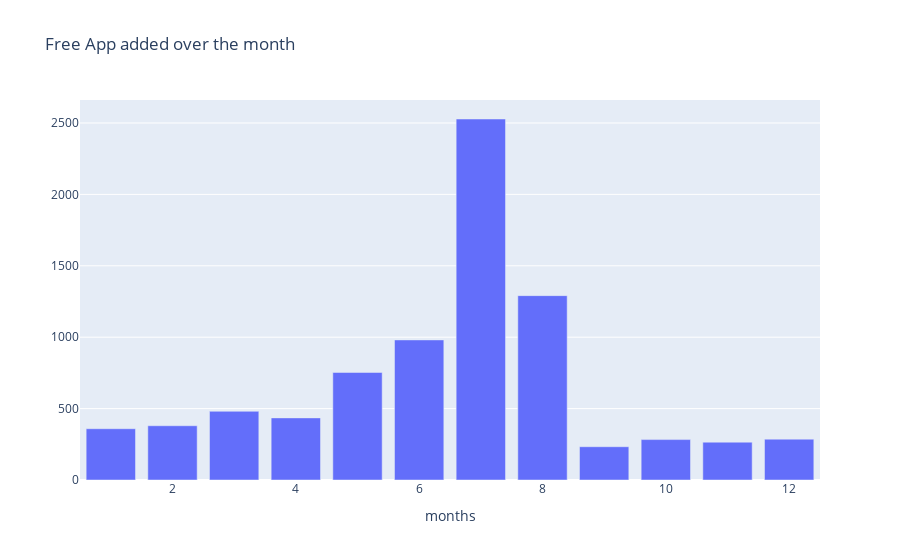

Source (notebook cell):
### Markdown cell above
In the above plot we plot the app updated or added over the year Free vs Paid. By observing this plot we conclude that before 2011 there were no paid apps (after that google thinks that people have lots of money so why not take some charge for some apps >> just for fun ). But with the year free apps are added in huge ammount in comparision to paid apps --> people does not like paid services.

By compairing the app updated or added in the year 2011 and 2018 free apps are increases from 80% to 96% and paid apps are goes from 20% to 4%.

SEE!! told you already that people like free service more than paid service.

### Code cell
col='month_added'
v1=d1[col].value_counts().reset_index()
v1=v1.rename(columns={col:'count','index':col})
v1['percent']=v1['count'].apply(lambda x : 100*x/sum(v1['count']))
v1=v1.sort_values(col)
trace1 = go.Bar(x=v1[col], y=v1["count"], name="Free", marker=dict())
layout={'title':"Free App added over the month",'xaxis':{'title':"months"}}
fig = go.Figure(data=[trace1], layout=layout)
iplot(fig)

### Figure 1 — Plotly figure (JSON) as saved in the notebook; plotly's stock layout.template omitted (floating-point values rounded to 4 significant figures)
{"data": [{"name": "Free", "type": "bar", "x": [1, 2, 3, 4, 5, 6, 7, 8, 9, 10, 11, 12], "y": [359, 380, 481, 435, 753, 981, 2528, 1291, 233, 283, 265, 286]}], "layout": {"title": {"text": "Free App added over the month"}, "xaxis": {"title": {"text": "months"}}}}
